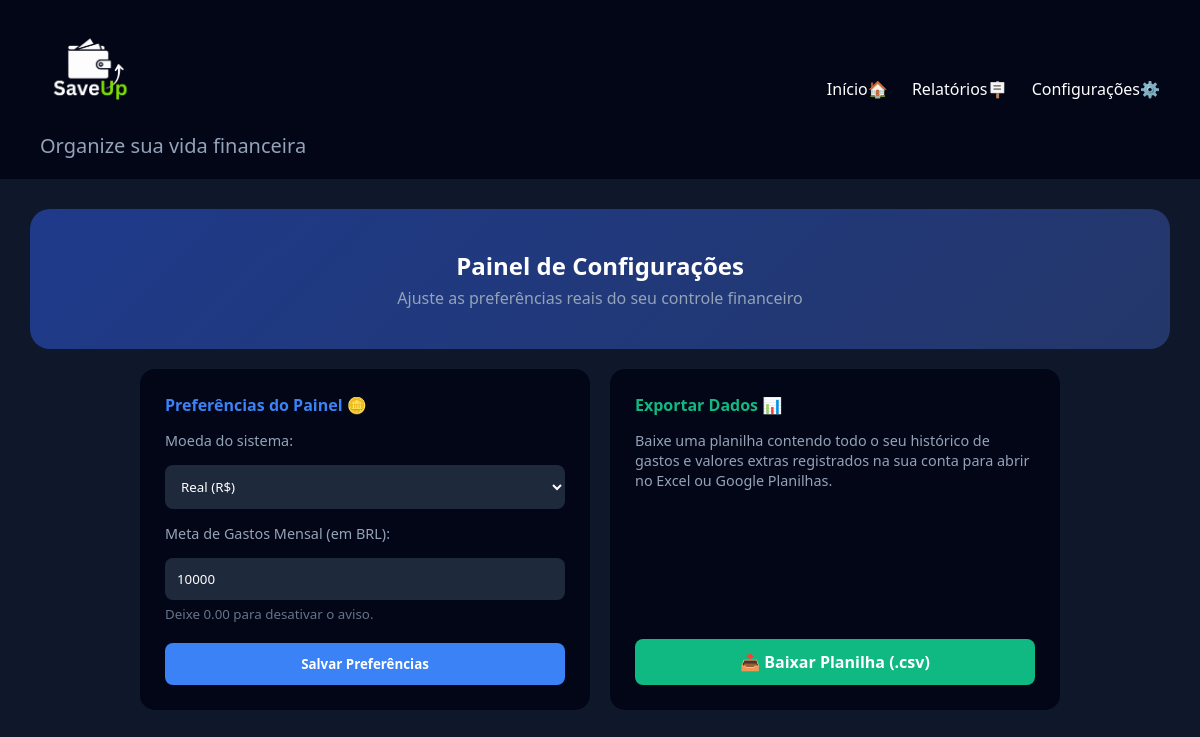
Page /config.php (signed in) on the committed database.
### tables this page shows
CREATE TABLE `configuracoes` (
  `id` int(11) NOT NULL,
  `usuario_id` int(11) NOT NULL,
  `nome_usuario` varchar(100) DEFAULT NULL,
  `moeda` varchar(10) DEFAULT 'BRL',
  `notificacoes` tinyint(1) DEFAULT '1',
  `limite_gastos` decimal(10,2) DEFAULT '0.00'
);

### conexao.php (called while the page is built, shortened)
<?php
function converterMoedaExibicao($valorBrl, $moedaDestino) {
    if ($moedaDestino === 'BRL') return $valorBrl;
    $taxa = obterTaxaAtual($moedaDestino);
    return $valorBrl / $taxa;
}
?>

### config.php (the view, shortened to what this page needs)
<?php
include("conexao.php");
$id = $_SESSION["usuario_id"];
$config = $conn->query("SELECT moeda, limite_gastos FROM configuracoes WHERE usuario_id=$id");
if($config->num_rows > 0){
    $dados = $config->fetch_assoc();
} else {
    $conn->query("INSERT INTO configuracoes (usuario_id, moeda, limite_gastos) VALUES ($id, 'BRL', 0.00)");
    $dados = ["moeda" => "BRL", "limite_gastos" => 0.00];
}
$moedaUsuario = "BRL";
if(isset($dados["moeda"])) {
    $moedaUsuario = $dados["moeda"];
}
$limiteOriginalBrl = $dados["limite_gastos"] ?? 0.00;
$limiteConvertidoParaInput = converterMoedaExibicao($limiteOriginalBrl, $moedaUsuario);
?>
<!DOCTYPE html>
<html lang="pt-br">
<head>
    <link rel="stylesheet" href="estilizacao.css">
</head>
<body>
<header class="navbar">
    <div class="logo-container">
        <h1 class="logo-text"><img src="loguinho.jpeg" alt="SaveUp Logo" class="logo-split"width="100"></h1>
        <p style="font-size: 20px;" class="tagline">Organize sua vida financeira</p>
    </div>
    <nav class="menu-links">
        <a href="inicio.php">Início🏠</a>
        <a href="relatorio.php">Relatórios🪧</a>
        <a href="config.php">Configurações⚙️</a>
    </nav>
</header>
<main class="dashboard-grid">
    <div class="card-hero">
        <h2>Painel de Configurações</h2>
        <p style="color: #94a3b8; margin-top: 5px;">Ajuste as preferências reais do seu controle financeiro</p>
    </div>
    <div class="cards-row" style="margin-top: 20px; justify-content: center; gap: 20px;">
        <div class="card-item" style="max-width: 450px; width: 100%;">
            <span class="label" style="color: #3b82f6; font-weight: bold;">Preferências do Painel 🪙</span>
            <form action="salvar_config.php" method="POST" style="margin-top: 15px;">
                <label style="font-size: 0.9rem; color: #94a3b8; display: block; margin-bottom: 5px;">Moeda do sistema:</label>
                <select name="moeda" required>
                    <option value="BRL" <?= $moedaUsuario == 'BRL' ? 'selected' : '' ?>>Real (R$)</option>
                </select>
                <label style="font-size: 0.9rem; color: #94a3b8; display: block; margin-top: 15px; margin-bottom: 5px;">Meta de Gastos Mensal (em <?= $moedaUsuario ?>):</label>
                <input type="number" step="0.01" name="limite_gastos" value="<?= round($limiteConvertidoParaInput, 2) ?>" required placeholder="Ex: 150.00">
                <small style="color: #64748b; display: block; margin-top: 5px;">Deixe 0.00 para desativar o aviso.</small>
                <button type="submit" style="width: 100%; background: #3b82f6; margin-top: 20px;">Salvar Preferências</button>
            </form>
        </div>
        <div class="card-item" style="max-width: 450px; width: 100%; display: flex; flex-direction: column; justify-content: space-between;">
            <div>
                <span class="label" style="color: #10b981; font-weight: bold;">Exportar Dados 📊</span>
                <p style="color: #94a3b8; font-size: 0.9rem; margin-top: 15px; line-height: 1.4;">
                    Baixe uma planilha contendo todo o seu histórico de gastos e valores extras registrados na sua conta para abrir no Excel ou Google Planilhas.
                </p>
            </div>
            <a href="exportar_csv.php" style="display: block; text-align: center; margin-top: 20px; padding: 12px; background: #10b981; color: white; text-decoration: none; font-weight: bold; border-radius: 8px;">
                📥 Baixar Planilha (.csv)
            </a>
        </div>
    </div>
</main>
</body>
</html>

### estilizacao.css (style rules this page uses)
* { margin:0; padding:0; box-sizing:border-box; font-family:'Segoe UI',sans-serif; }
body { background:#0f172a; color:white; min-height:100vh; }
input, select { width:100%; padding:12px; margin-top:10px; border:none; border-radius:8px; background:#1e293b; color:white; }
button { padding:12px 20px; border:none; border-radius:8px; background:#24376B; color:white; font-weight:bold; cursor:pointer; margin-top:10px; transition:.3s; }
.navbar { display:flex; justify-content:space-between; align-items:center; padding:20px 40px; background:#020617; }
.menu-links a { color:white; text-decoration:none; margin-left:20px; }
.dashboard-grid { padding:30px; max-width:1200px; margin:auto; }
.card-hero { background:linear-gradient( 135deg, #1e3a8a, #24376B ); padding:40px; border-radius:20px; text-align:center; }
.cards-row { display:flex; gap:20px; margin-top:20px; flex-wrap:wrap; }
.card-item { flex:1; min-width:250px; background:#020617; padding:25px; border-radius:15px; }
.logo-text { color:#3b82f6; }
.tagline { color:#94a3b8; font-size:12px; }

### rows in the picture
configuracoes: moeda "Real (R$)", moeda "BRL", limite_gastos "10000"
